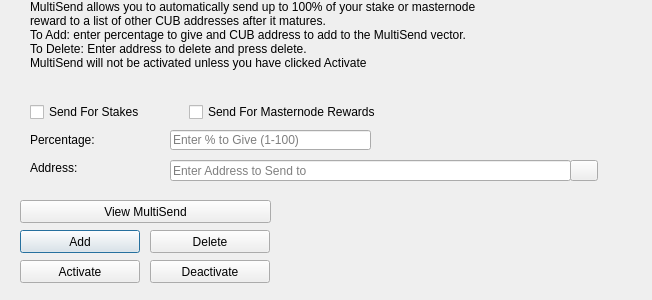
<?xml version="1.0" encoding="UTF-8"?>
<ui version="4.0">
 <class>MultiSendDialog</class>
 <widget class="QDialog" name="MultiSendDialog">
  <property name="windowModality">
   <enum>Qt::NonModal</enum>
  </property>
  <property name="geometry">
   <rect>
    <x>0</x>
    <y>0</y>
    <width>652</width>
    <height>300</height>
   </rect>
  </property>
  <property name="windowTitle">
   <string>MultiSend</string>
  </property>
  <widget class="QLineEdit" name="multiSendPercentEdit">
   <property name="geometry">
    <rect>
     <x>170</x>
     <y>130</y>
     <width>201</width>
     <height>20</height>
    </rect>
   </property>
   <property name="toolTip">
    <string>Enter whole numbers 1 - 100</string>
   </property>
   <property name="placeholderText">
    <string>Enter % to Give (1-100)</string>
   </property>
  </widget>
  <widget class="QLineEdit" name="multiSendAddressEdit">
   <property name="geometry">
    <rect>
     <x>170</x>
     <y>160</y>
     <width>401</width>
     <height>21</height>
    </rect>
   </property>
   <property name="toolTip">
    <string/>
   </property>
   <property name="placeholderText">
    <string>Enter Address to Send to</string>
   </property>
  </widget>
  <widget class="QLabel" name="label_2">
   <property name="geometry">
    <rect>
     <x>30</x>
     <y>0</y>
     <width>451</width>
     <height>121</height>
    </rect>
   </property>
   <property name="lineWidth">
    <number>1</number>
   </property>
   <property name="text">
    <string>MultiSend allows you to automatically send up to 100% of your stake or masternode reward to a list of other CUB addresses after it matures.
To Add: enter percentage to give and CUB address to add to the MultiSend vector.
To Delete: Enter address to delete and press delete.
MultiSend will not be activated unless you have clicked Activate</string>
   </property>
   <property name="alignment">
    <set>Qt::AlignLeading|Qt::AlignLeft|Qt::AlignTop</set>
   </property>
   <property name="wordWrap">
    <bool>true</bool>
   </property>
  </widget>
  <widget class="QLabel" name="message">
   <property name="geometry">
    <rect>
     <x>290</x>
     <y>200</y>
     <width>351</width>
     <height>91</height>
    </rect>
   </property>
   <property name="text">
    <string/>
   </property>
  </widget>
  <widget class="QPushButton" name="addButton">
   <property name="geometry">
    <rect>
     <x>20</x>
     <y>230</y>
     <width>120</width>
     <height>23</height>
    </rect>
   </property>
   <property name="toolTip">
    <string/>
   </property>
   <property name="statusTip">
    <string>Add to MultiSend Vector</string>
   </property>
   <property name="text">
    <string>Add</string>
   </property>
  </widget>
  <widget class="QPushButton" name="disableButton">
   <property name="geometry">
    <rect>
     <x>150</x>
     <y>260</y>
     <width>120</width>
     <height>23</height>
    </rect>
   </property>
   <property name="statusTip">
    <string>Deactivate MultiSend</string>
   </property>
   <property name="text">
    <string>Deactivate</string>
   </property>
  </widget>
  <widget class="QPushButton" name="addressBookButton">
   <property name="geometry">
    <rect>
     <x>570</x>
     <y>160</y>
     <width>28</width>
     <height>21</height>
    </rect>
   </property>
   <property name="toolTip">
    <string>Choose an address from the address book</string>
   </property>
   <property name="text">
    <string/>
   </property>
   <property name="icon">
    <iconset resource="../cub.qrc">
     <normaloff>:/icons/address-book</normaloff>:/icons/address-book</iconset>
   </property>
   <property name="shortcut">
    <string>Alt+A</string>
   </property>
   <property name="autoDefault">
    <bool>false</bool>
   </property>
  </widget>
  <widget class="QLabel" name="label">
   <property name="geometry">
    <rect>
     <x>30</x>
     <y>130</y>
     <width>121</width>
     <height>20</height>
    </rect>
   </property>
   <property name="toolTip">
    <string>Percentage of stake to send</string>
   </property>
   <property name="text">
    <string>Percentage:</string>
   </property>
  </widget>
  <widget class="QLabel" name="label_5">
   <property name="geometry">
    <rect>
     <x>30</x>
     <y>160</y>
     <width>111</width>
     <height>16</height>
    </rect>
   </property>
   <property name="toolTip">
    <string>Address to send portion of stake to</string>
   </property>
   <property name="text">
    <string>Address:</string>
   </property>
  </widget>
  <widget class="QPushButton" name="deleteButton">
   <property name="geometry">
    <rect>
     <x>150</x>
     <y>230</y>
     <width>120</width>
     <height>23</height>
    </rect>
   </property>
   <property name="toolTip">
    <string/>
   </property>
   <property name="statusTip">
    <string>Delete Address From MultiSend Vector</string>
   </property>
   <property name="text">
    <string>Delete</string>
   </property>
  </widget>
  <widget class="QPushButton" name="activateButton">
   <property name="geometry">
    <rect>
     <x>20</x>
     <y>260</y>
     <width>120</width>
     <height>23</height>
    </rect>
   </property>
   <property name="statusTip">
    <string>Activate MultiSend</string>
   </property>
   <property name="text">
    <string>Activate</string>
   </property>
  </widget>
  <widget class="QPushButton" name="viewButton">
   <property name="geometry">
    <rect>
     <x>20</x>
     <y>200</y>
     <width>251</width>
     <height>23</height>
    </rect>
   </property>
   <property name="toolTip">
    <string/>
   </property>
   <property name="statusTip">
    <string>View MultiSend Vector</string>
   </property>
   <property name="text">
    <string>View MultiSend</string>
   </property>
  </widget>
  <widget class="QWidget" name="horizontalLayoutWidget">
   <property name="geometry">
    <rect>
     <x>30</x>
     <y>100</y>
     <width>351</width>
     <height>24</height>
    </rect>
   </property>
   <layout class="QHBoxLayout" name="horizontalLayout">
    <item>
     <widget class="QCheckBox" name="multiSendStakeCheckBox">
      <property name="text">
       <string>Send For Stakes</string>
      </property>
     </widget>
    </item>
    <item>
     <widget class="QCheckBox" name="multiSendMasternodeCheckBox">
      <property name="text">
       <string>Send For Masternode Rewards</string>
      </property>
     </widget>
    </item>
   </layout>
  </widget>
 </widget>
 <resources>
  <include location="../cub.qrc"/>
 </resources>
 <connections/>
</ui>
